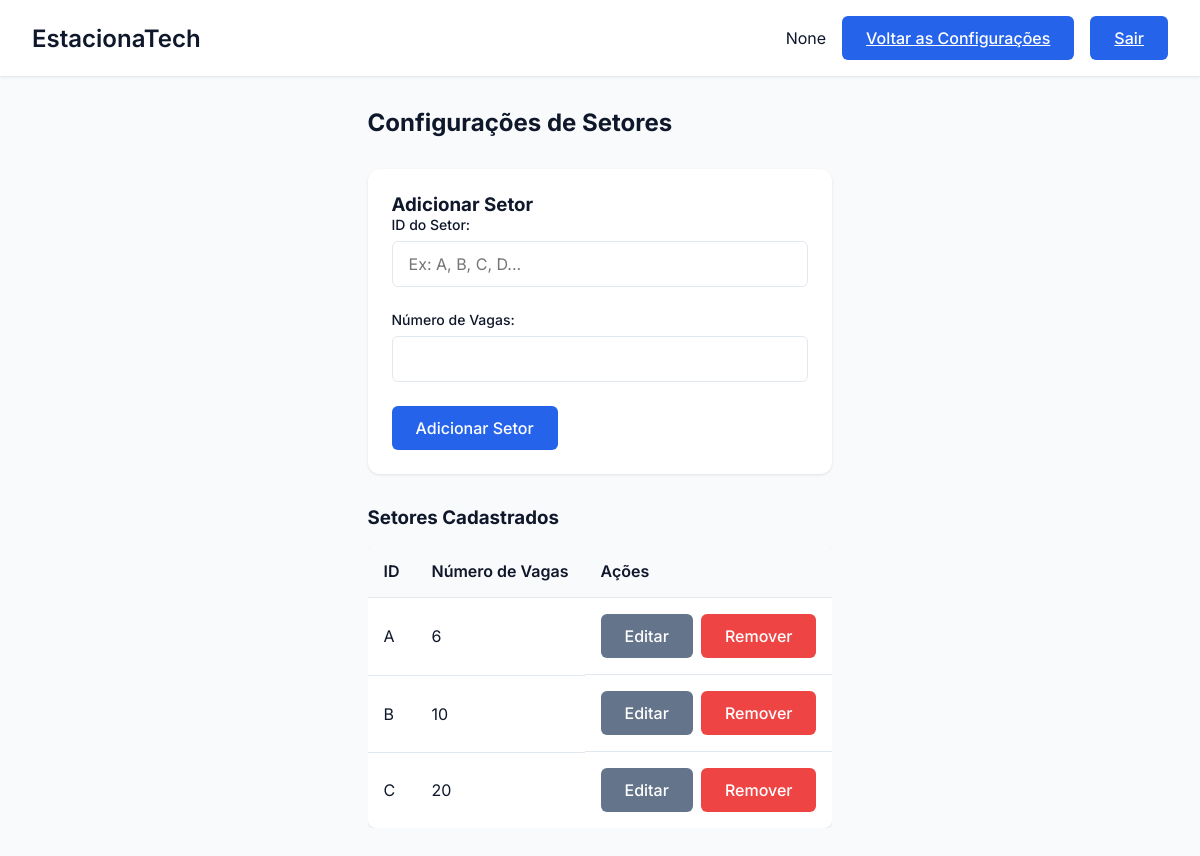
The page /setor/config_setores on the database as committed earlier.
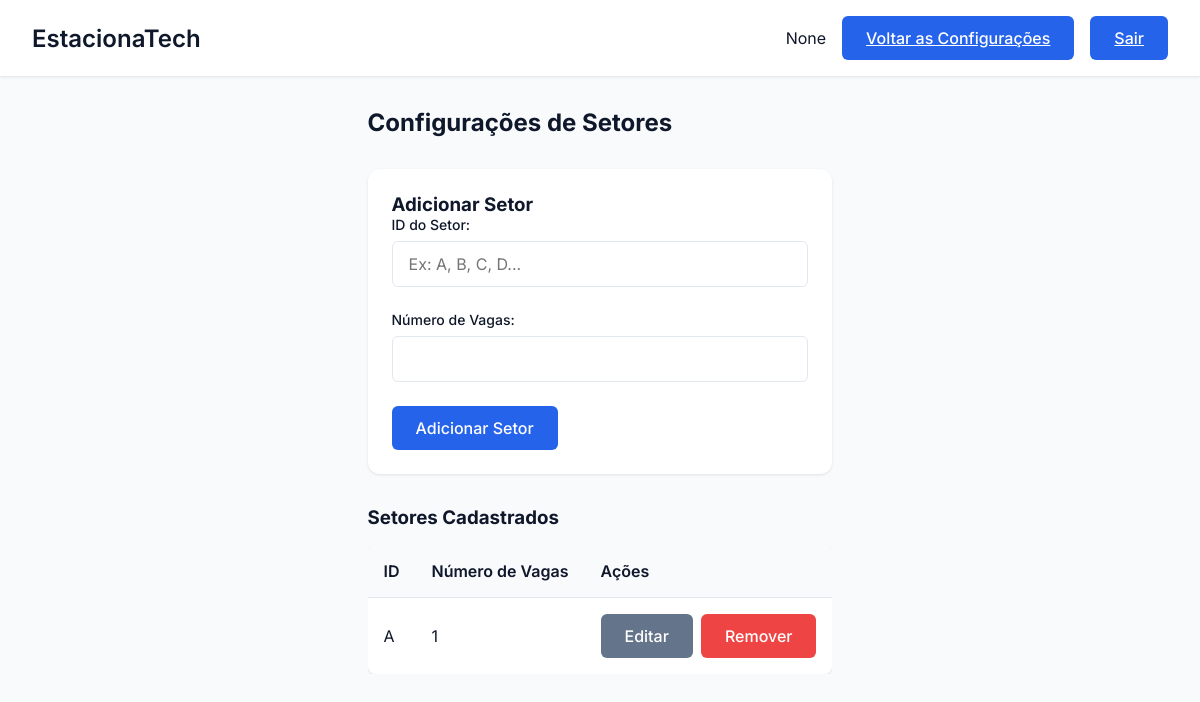
The same page on the database as committed later.
### tables this page shows
CREATE TABLE Setor (
        id_setor TEXT PRIMARY KEY,
        n_vagas INTEGER NOT NULL
    );

### EstacionaTech/routes/setor_routes.py (the view)
@setor_bp.route('/config_setores')
def config_setores():
    setores = SetorController.listar_setores()
    return render_template('config_setores.html', setores=setores)

### EstacionaTech/controllers/setor_controller.py (called while the page is built)
    @staticmethod
    def listar_setores():
        setores = Setor.listar_todos()
        return setores

### EstacionaTech/database/database.py (called while the page is built)
def conectar():
    diretorio_db = "EstacionaTech/database"
    if not os.path.exists(diretorio_db):
        os.makedirs(diretorio_db)  # Criar diretório caso não exista
    return sqlite3.connect(f"{diretorio_db}/estacionatech.db")

### EstacionaTech/models/setor.py (called while the page is built)
    def listar_todos():
        conn = conectar()
        cursor = conn.cursor()
        cursor.execute("SELECT * FROM Setor")
        setores = cursor.fetchall()
        conn.close()
        return setores

### EstacionaTech/templates/config_setores.html (shortened to what this page needs)
<!DOCTYPE html>
<html lang="pt-BR">
<head>
    <link rel="stylesheet" href="{{ url_for('static', filename='css/estilo.css') }}">
    <link rel="stylesheet" href="{{ url_for('static', filename='css/setores.css') }}">
</head>
<body>
    <div class="dashboard">
        <header class="dashboard-header">
            <nav class="dashboard-nav container">
                <h1 class="dashboard-title">EstacionaTech</h1>
                <div class="dashboard-user">
                    <span>{{ session.get('nome') }}</span>
                    <a href="{{ url_for('admin.configuracoes_admin') }}" class="btn btn-primary">Voltar as Configurações</a>
                    <a href="{{ url_for('auth.logout') }}" class="btn btn-primary">Sair</a>
                </div>
            </nav>
        </header>
        <main class="dashboard-content container">
            <h2>Configurações de Setores</h2>
            <div class="dashboard-grid">
                <div class="dashboard-card">
                    <h3>Adicionar Setor</h3>
                    <form action="{{ url_for('setor.adicionar_setor') }}" method="POST" class="form">
                        <div class="form-group">
                            <label class="form-label" for="id_setor">ID do Setor:</label>
                            <input class="form-input" type="text" id="id_setor" name="id_setor" required placeholder="Ex: A, B, C, D...">
                        </div>
                        <div class="form-group">
                            <label class="form-label" for="n_vagas">Número de Vagas:</label>
                            <input class="form-input" type="number" id="n_vagas" name="n_vagas" required min="1">
                        </div>
                        <button type="submit" class="btn btn-primary">Adicionar Setor</button>
                    </form>
                </div>
            </div>
            <h3 class="section-title">Setores Cadastrados</h3>
            {% if setores and setores|length > 0 %}
                <div class="table-container">
                    <table class="table">
                        <thead>
                            <tr>
                                <th>ID</th>
                                <th>Número de Vagas</th>
                                <th>Ações</th>
                            </tr>
                        </thead>
                        <tbody>
                            {% for setor in setores %}
                            <tr>
                                <td>{{ setor[0] }}</td>
                                <td>{{ setor[1] }}</td>
                                <td class="actions">
                                    <button class="btn btn-secondary" onclick="openEditModal('{{ setor[0] }}', {{ setor[1] }})">Editar</button>
                                    <form action="{{ url_for('setor.remover_setor') }}" method="POST" class="inline-form">
                                        <button type="submit" class="btn btn-danger" onclick="return confirm('Tem certeza que deseja remover o setor {{ setor[0] }}?')">Remover</button>
                                    </form>
                                </td>
                            </tr>
                            {% endfor %}
                        </tbody>
                    </table>
                </div>
            {% else %}
                <p class="no-data">Nenhum setor cadastrado.</p>
            {% endif %}
        </main>
    </div>
</body>
</html>

Rows that differ between the two databases and show on the page:
removed Setor: id_setor "B", n_vagas "10"
removed Setor: id_setor "C", n_vagas "20"
changed Setor "A": n_vagas "6" → "1"
